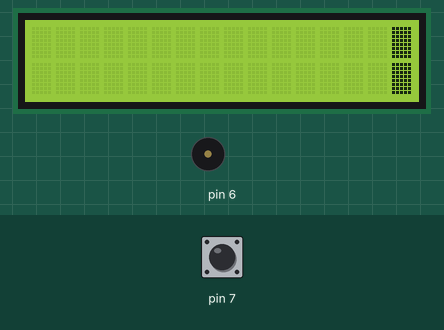
A sketch run on a simulated Arduino Uno, built with avr-gcc and run on an emulated ATmega328P. On the bench: 16×2 character LCD, buzzer (waves = sounding). Inputs (shaded band) come from the test bench; at power-on: pin 7 LOW. Random numbers use the default seed unless the sketch sets one.

Above: at 4.4 s.
4.5 s: pin 7 pulled HIGH for 0.7 s
At 6.4 s:
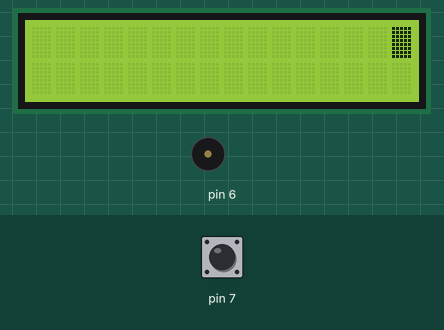
7.3 s: pin 7 pulled HIGH for 1 s
At 10.3 s:
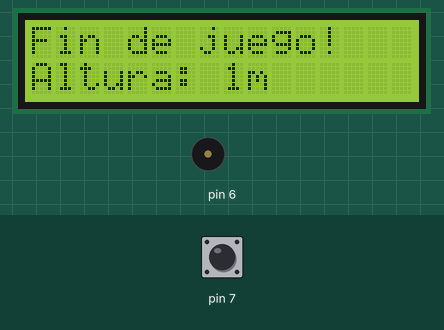
11.5 s: pin 7 pulled HIGH for 3.2 s
At 14.0 s:
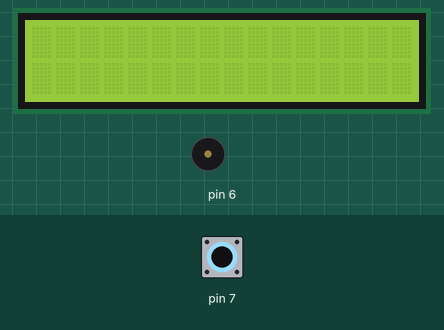
Timing chart, 0 to 17.0 s (numbered marks = the images above; inputs shaded):
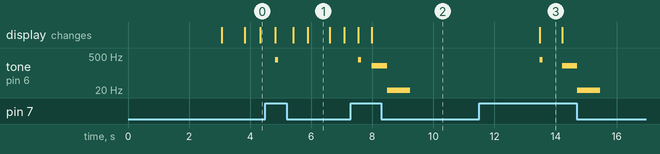

The sketch:

StackDuino.ino
```cpp
/*
 * Stack-Duino Korean version by "Argasi" (Ares-Gabriel-Asier) 2ºSMR
 * Based in Stack mobile game
 */
#include <LiquidCrystal.h>
// LCD class definition
LiquidCrystal lcd(8, 9, 10, 11, 12, 13);
// Box charset (1 = void, 2 = full)
byte boxVoid[] = {
    B00000,
    B00000,
    B00000,
    B00000,
    B00000,
    B00000,
    B00000,
    B00000};

byte boxFull[] = {
    B11111,
    B11111,
    B11111,
    B11111,
    B11111,
    B11111,
    B11111,
    B11111};
// Game params and constrains
int line = 16;
int boxAnimationId = 0;
int height = 15;
int remain = 2;
int last = 0;
int stat = 0;
int delayTime = 500; // Default delay time
int points = 2500;   // Default points
void setup()
{
  // Lcd definition
  lcd.begin(16, 2);
  lcd.clear();
  // Pin definition
  pinMode(7, INPUT);
  pinMode(6, OUTPUT);
  // Char definition
  lcd.createChar(1, boxVoid);
  lcd.createChar(2, boxFull);
  // Startup credits
  lcd.setCursor(0, 0);
  lcd.print("Stack-duino K.V");
  lcd.setCursor(0, 1);
  lcd.print("Hecho por argasi");
  // Startup waitoff
  delay(3000);
  lcd.clear();
}
// Gameloop
void loop()
{
  if (remain > 0) // If player can put box (2x1 or 1x1)
  {
    renderLine();
    // Update tower status (button pressed)
    if (checkButton())
    {
      tone(6, 350, 100);
      if (height > 0)
        height--;
      else if(remain != 0)
        remain = -1;
      delayTime -= 32;
      if (remain != -1)
        switch (stat)
        {
        case 0:
          remain = 0;
          break;
        case 1:
          if (last == 0 || last == 1)
          {
            last = 1;
            remain = 1;
          }
          else
            remain = 0;
          break;
        case 3:
          if (last == 0 || last == 3)
          {
            last = 3;
            remain = 1;
          }
          else
            remain = 0;
          break;
        }
        stat = rand() % 3;
        if(remain > 0)
          delay(125);
    }

    stat++;
    // Update or reset box status
    if (remain == 1 && stat == 2)
      stat++;
    if (stat > 3)
      stat = 0;
    if (stat != 1)
      delay(delayTime);
    else
      delay(delayTime + 250);
    // Update points
    if (points > 100)
      points -= 7;
  }
  else if (remain == 0)
  {
    // GG (Game lost)
    lcd.clear();
    loseScreen();
    // Sound
    tone(6, 200, 1000);
    delay(500);
    noTone(6);
    tone(6, 10, 750);
    // Wait and game reset
    delay(5000);
    reset();
  }
  else
  {
    // Win
     lcd.clear();
    // Point calculation
    if (remain == 1)
      points = points / 2;
    // Show win screen
    winScreen();
    // Sound
    tone(6, 800, 750);
    delay(500);
    noTone(6);
    tone(6, 900, 750);
    delay(600);
    noTone(6);
    tone(6, 1200, 1100);
    delay(1000);
    noTone(6);
    // Wait and game reset
    delay(5000);
    reset();
  }
}

// Reset game vars and reload it
void reset()
{
  height = 15;
  stat = 0;
  last = 0;
  remain = 2;
  delayTime = 500;
  lcd.clear();
}

// Render current boxline of tower
void renderLine()
{
  switch (stat)
  {
  case 0:
    lcd.setCursor(height, 0);
    lcd.write(1);
    lcd.setCursor(height, 1);
    lcd.write(1);
    break;
  case 1:
    lcd.setCursor(height, 0);
    lcd.write(1);
    lcd.setCursor(height, 1);
    lcd.write(2);
    break;
  case 2:
    lcd.setCursor(height, 0);
    lcd.write(2);
    lcd.setCursor(height, 1);
    lcd.write(2);
    break;
  case 3:
    lcd.setCursor(height, 0);
    lcd.write(2);
    lcd.setCursor(height, 1);
    lcd.write(1);
    break;
  }
}

// Returns button press value (T/F)
bool checkButton()
{
  return digitalRead(7);
}

// Render lose screen
void loseScreen()
{
  lcd.setCursor(0, 0);
  lcd.print("Fin de juego!");
  lcd.setCursor(0, 1);
  lcd.print("Altura: " + String(14 - height) + "m");
}

// Render win screen
void winScreen()
{
  lcd.setCursor(0, 0);
  lcd.print("Felicidades!");
  lcd.setCursor(0, 1);
  lcd.print("Puntos: " + String(points));
}
```

Measured:
- after the input at 4.5 s, tone on pin 6: silent → 350 Hz after 0.33 s, → silent 0.10 s later
- after the input at 7.3 s, tone on pin 6: plays 350 Hz for 0.10 s, 200 Hz for 0.50 s, 10 Hz for 0.75 s, starting after 0.24 s
- after the input at 11.5 s, tone on pin 6: plays 350 Hz for 0.10 s, 200 Hz for 0.50 s, 10 Hz for 0.75 s, starting after 2.0 s
- what the display in image 1 shows lasts 0.7 s, from 5.9 s to 6.6 s
